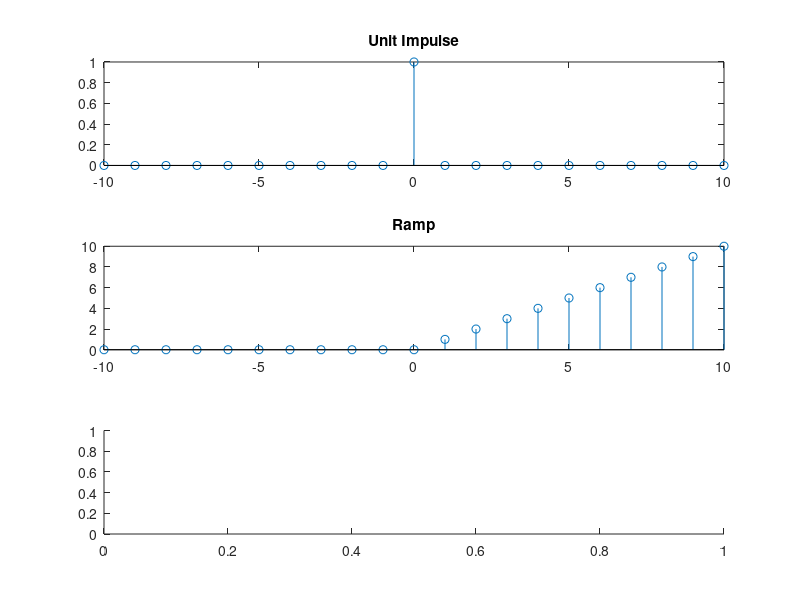

This figure's MATLAB source:
clear all;
clc;
%unit
t=-10:1:10;
step=t>=0;

stem(t,step)
title('Unit Step')
subplot(3,1,1);

%Impulse

step1=t==0;

stem(t,step1)
title('Unit Impulse')
subplot(3,1,2);

%RAMP
step2=t;
step3=t>0;
step4=step2.*step3;

stem(t,step4)
title('Ramp')
subplot(3,1,3);